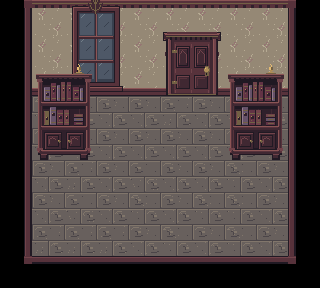

A 2D game scene composited from a Tiled map and its tileset images. What follows is a short description and the map's XML, with every tile layer's data as written:
An orthogonal 10x9 tile map with 32x32 px tiles, 4 tile layers (Floors, Walls, Architecture, Existing furniture), 3 tilesets.

<map version="1.10" orientation="orthogonal" renderorder="right-down" width="10" height="9" tilewidth="32" tileheight="32" infinite="0" nextlayerid="5" nextobjectid="1">
  <tileset firstgid="1" source="../floors.tsx" />
  <tileset firstgid="321" source="../walls.tsx" />
  <tileset firstgid="961" source="../architecture.tsx" />
  <layer id="1" name="Floors" width="10" height="9">
    <data encoding="csv">
0,0,0,0,0,0,0,0,0,0,
0,99,97,99,105,97,97,97,97,0,
0,97,103,103,97,97,97,97,105,0,
0,103,97,97,97,105,97,97,103,0,
0,97,97,97,97,97,97,97,97,0,
0,97,105,97,99,97,97,103,97,0,
0,97,99,97,103,97,103,103,97,0,
0,105,105,105,97,103,97,103,97,0,
0,0,0,0,0,0,0,0,0,0
</data>
  </layer>
  <layer id="2" name="Walls" width="10" height="9">
    <data encoding="csv">
531,513,523,524,513,525,526,513,513,532,
529,514,539,540,514,541,542,514,514,530,
529,515,555,556,515,557,558,515,515,530,
529,0,0,0,0,0,0,0,0,530,
529,0,0,0,0,0,0,0,0,530,
529,0,0,0,0,0,0,0,0,530,
529,0,0,0,0,0,0,0,0,530,
529,0,0,0,0,0,0,0,0,530,
533,528,528,528,528,528,528,528,528,534
</data>
  </layer>
  <layer id="3" name="Architecture" width="10" height="9">
    <data encoding="csv">
0,0,0,0,0,0,0,0,0,0,
0,0,0,0,0,1985,1986,0,0,0,
0,0,0,0,0,2001,2002,0,0,0,
0,0,0,0,0,0,0,0,0,0,
0,0,0,0,0,0,0,0,0,0,
0,0,0,0,0,0,0,0,0,0,
0,0,0,0,0,0,0,0,0,0,
0,0,0,0,0,0,0,0,0,0,
0,0,0,0,0,0,0,0,0,0
</data>
  </layer>
  <layer id="4" name="Existing furniture" width="10" height="9">
    <data encoding="csv">
0,0,0,0,0,0,0,0,0,0,
0,0,0,0,0,0,0,0,0,0,
0,1989,1990,0,0,0,0,1989,1990,0,
0,2005,2006,0,0,0,0,2005,2006,0,
0,2021,2022,0,0,0,0,2021,2022,0,
0,0,0,0,0,0,0,0,0,0,
0,0,0,0,0,0,0,0,0,0,
0,0,0,0,0,0,0,0,0,0,
0,0,0,0,0,0,0,0,0,0
</data>
  </layer>
</map>
